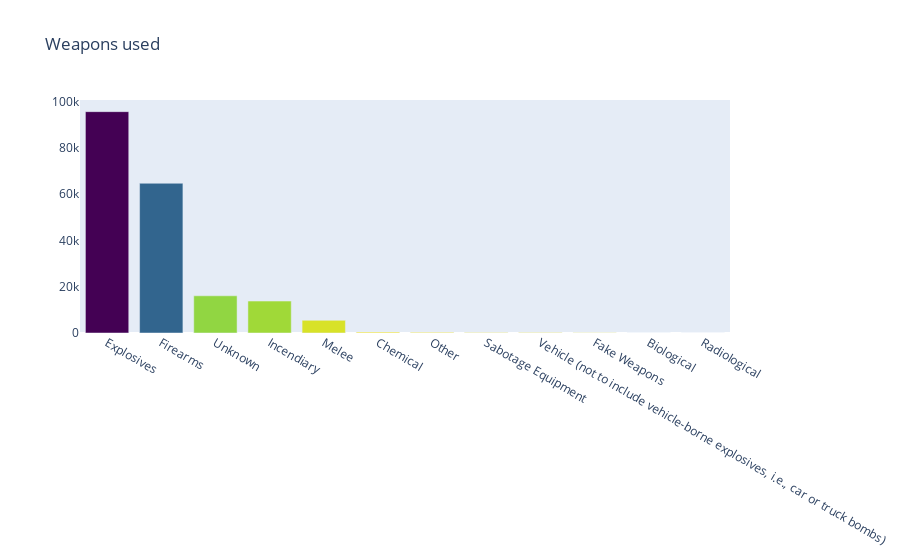

Source (notebook cell):
### Markdown cell above
### Weapons used

### Code cell
weaponTypes =  pd.concat(objs=[terror['Weapon_type'], 
                                    terror['weaptype2_txt'],
                                    terror['weaptype3_txt'],
                                    terror['weaptype4_txt']],
                     axis=0).reset_index(drop=True)
x = weaponTypes.value_counts().index
y = weaponTypes.value_counts().values

trace2 = go.Bar(
        x=x ,
        y=y,
        marker=dict(
            color=y,
            colorscale = 'Viridis',
            reversescale = True
        ),
        name="Weapons used",    
    )
layout = dict(
        title="Weapons used",
        xaxis=go.layout.XAxis(
          automargin=True),
        yaxis=dict(
            showgrid=False,
            showline=False,
            showticklabels=True,
        ), 
    )
fig1 = go.Figure(data=[trace2], layout=layout)
iplot(fig1)

### Figure 1 — Plotly figure (JSON) as saved in the notebook; plotly's stock layout.template omitted (floating-point values rounded to 4 significant figures)
{"data": [{"marker": {"color": [95575, 64651, 16062, 13788, 5483, 383, 272, 218, 203, 69, 36, 14], "colorscale": [[0, "#440154"], [0.1111, "#482878"], [0.2222, "#3e4989"], [0.3333, "#31688e"], [0.4444, "#26828e"], [0.5556, "#1f9e89"], [0.6667, "#35b779"], [0.7778, "#6ece58"], [0.8889, "#b5de2b"], [1, "#fde725"]], "reversescale": true}, "name": "Weapons used", "type": "bar", "x": ["Explosives", "Firearms", "Unknown", "Incendiary", "Melee", "Chemical", "Other", "Sabotage Equipment", "Vehicle (not to include vehicle-borne explosives, i.e., car or truck bombs)", "Fake Weapons", "Biological", "Radiological"], "y": [95575, 64651, 16062, 13788, 5483, 383, 272, 218, 203, 69, 36, 14]}], "layout": {"title": {"text": "Weapons used"}, "xaxis": {"automargin": true}, "yaxis": {"showgrid": false, "showline": false, "showticklabels": true}}}
